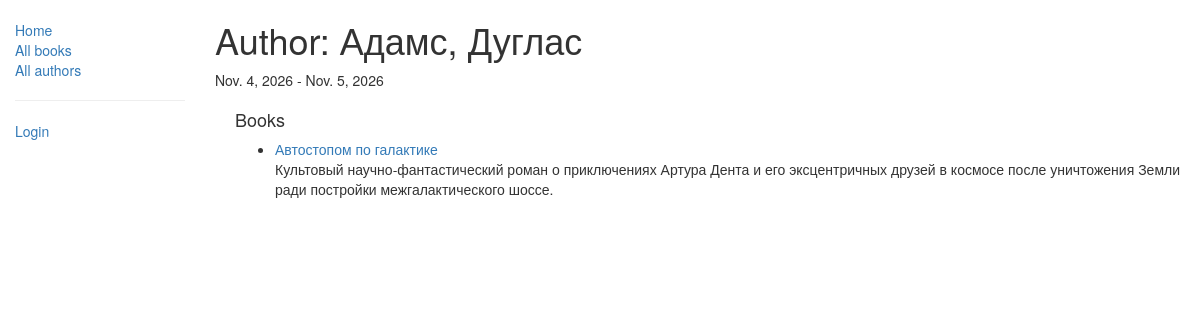
The app's page /catalog/author/1 with its own data.
### catalog/models.py (models this page shows, shortened)
class Author(models.Model):
    first_name = models.CharField(max_length=100)
    last_name = models.CharField(max_length=100)
    date_of_birth = models.DateField(null=True, blank=True)
    date_of_death = models.DateField('Died', null=True, blank=True)

class Book(models.Model):
    title = models.CharField(max_length=200)
    author = models.ForeignKey('Author', on_delete=models.SET_NULL, null=True)
    summary = models.TextField(max_length=1000, help_text="Enter a brief description of the book")
    isbn = models.CharField('ISBN',max_length=13, help_text='13 Character <a href="https://www.isbn-international.org/content/what-isbn">ISBN number</a>')
    genre = models.ManyToManyField(Genre, help_text="Select a genre for this book")
    def get_absolute_url(self):
        return reverse('book-detail', args=[str(self.id)])
    def display_genre(self):
        """
        Creates a string for the Genre. This is required to display genre in Admin.
        """
        return ', '.join([ genre.name for genre in self.genre.all()[:3] ])
    display_genre.short_description = 'Genre'

### catalog/views.py (the view)
# urls.py: path('author/<int:pk>', views.AuthorDetailView.as_view(), name='author-detail'),
class AuthorDetailView(generic.DetailView):
    model = Author

### catalog/templates/catalog/author_detail.html
{% extends "base_generic.html" %}
{% block content %}
  <h1>Author: {{ author.last_name }}, {{ author.first_name }}</h1>
  <p>{{ author.date_of_birth }} - {% if author.date_of_death %}{{ author.date_of_death }}{% else %}present{% endif %}</p>
  <div style="margin-left:20px;margin-top:20px">
    <h4>Books</h4>
    <ul>
      {% for book in author.book_set.all %}
      <li>
        <a href="{{ book.get_absolute_url }}">{{ book.title }}</a>
        <p>{{ book.summary }}</p>
      </li>
      {% empty %}
        <p>This author has no books in the library.</p>
      {% endfor %}
    </ul>
  </div>
{% endblock %}

### records on screen
Author: last_name "Адамс", first_name "Дуглас", date_of_birth "Nov. 4, 2026", date_of_death "Nov. 5, 2026"
Book: title "Автостопом по галактике", summary "Культовый научно-фантастический роман о приключениях Артура Дента и его эксцентричных друзей в космосе после уничтожения Земли ради постройки межгалактического шоссе."
